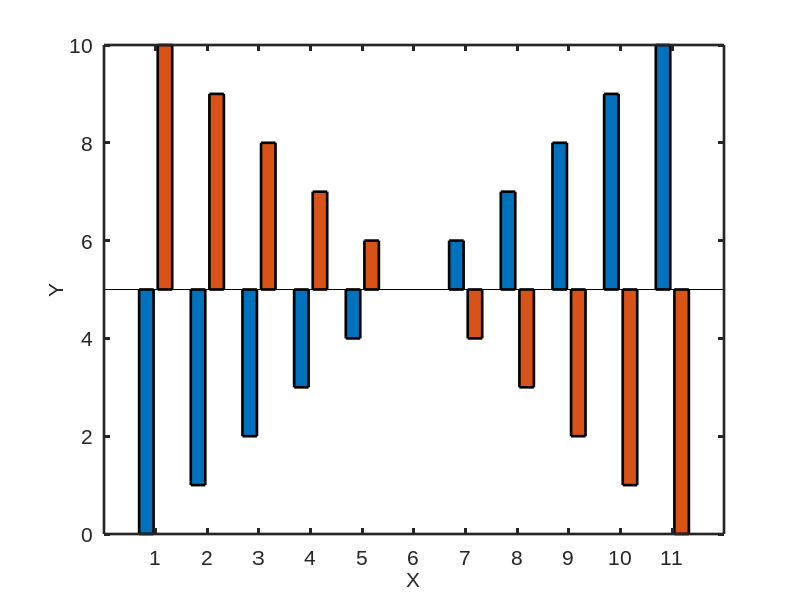

This chart was generated by the following MATLAB code: (Note: this script raises an error after producing the figure.)
clear;
close all;
clc;

set(0,'defaultAxesFontName','Arial');
resolutionScaling = 96/get(0,'ScreenPixelsPerInch');
fontSize = 16*resolutionScaling;
lineWidth = 2*resolutionScaling;

% This bars pretty  much match the ones in Matlab:
% b = bar([sort(10*rand(1,2));sort(10*rand(1,2),'descend')],1,'LineWidth',lineWidth');
% b = bar([sort(10*rand(1,3));sort(10*rand(1,3),'descend')],1,'LineWidth',lineWidth');
% b = bar([sort(10*rand(1,5));sort(10*rand(1,5),'descend')],1,'LineWidth',lineWidth');
% b = bar([sort(10*rand(1,10));sort(10*rand(1,10),'descend')],1,'LineWidth',lineWidth');
% b = bar([sort(10*rand(1,10));sort(10*rand(1,10),'descend')],0.5,'LineWidth',lineWidth');
% b = bar([sort(10*rand(1,16));sort(10*rand(1,16),'descend')],1,'LineWidth',lineWidth');
% b = bar([sort(10*rand(1,30));sort(10*rand(1,30),'descend')],1,'LineWidth',lineWidth');
% b = bar([sort(10*rand(1,10));sort(10*rand(1,10),'descend');sort(10*rand(1,10))],0.8,'LineWidth',lineWidth');

% Baseline offset
b = bar([0:10;10:-1:0]',0.8,'BaseValue',5,'LineWidth',lineWidth);

% Stacked Layout
% b = bar([sort(10*rand(1,10));sort(10*rand(1,10),'descend');sort(10*rand(1,10))]',0.8,'stacked','LineWidth',lineWidth');

% TODO:
% b = bar(1:10,'horizontal','on');
% b = scatter(1:10,10:-1:1);
% b = stairs([1:10;10:-1:1]');

set(gca,'Fontsize',fontSize,'LineWidth',lineWidth)

xlabel('X','Fontsize',fontSize)
ylabel('Y','Fontsize',fontSize)
zlabel('Z','Fontsize',fontSize)

plot2svg('bar_stacked.svg')
saveas(gca,'bar_stacked_saveas.svg')
